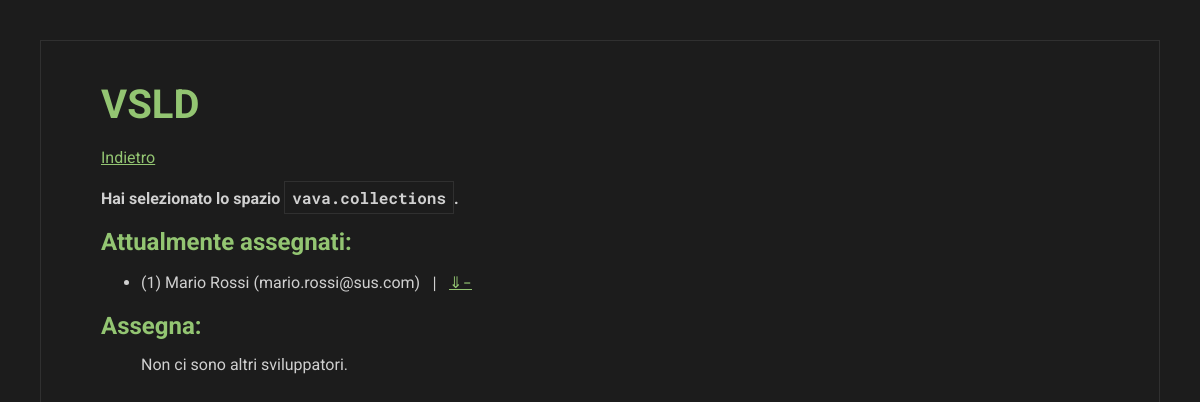
Screenshot of /Gruppo2549_Elaborato/vsld/assign.php?space=vava.collections (signed in) with the database file from the repository.
### tables this page shows
CREATE TABLE Utenti (
    Email VARCHAR(255) PRIMARY KEY,
    NumeroBadge CHAR(5) NOT NULL UNIQUE,
    Nome VARCHAR(30) NOT NULL,
    Cognome VARCHAR(60) NOT NULL,
    Password VARCHAR(60) NOT NULL,
    Ruolo ENUM('Visualizzatore', 'Sviluppatore', 'Amministratore') NOT NULL
);

### Gruppo2549_Elaborato/vsld/assign.php (the view, shortened to what this page needs)
<!DOCTYPE html>
<html lang="it" dir="ltr">
      <head>
            <link rel="stylesheet" href="./style.css">
      </head>
      <body>
            <section>
                  <h1>VSLD</h1>
            </section>
            <?php
                  try {
                        $conn = mysqli_connect('localhost', 'root', '', 'VSLD');
                  } catch (Exception $e) {
                        $error = 'connection';
                  }
                  if (isset($_GET['space'])) {
                        $space = $_GET['space'];
                        echo '<section><a href="./assign.php">Indietro</a></section><section><h3>Hai selezionato lo spazio <div class=boxed>' . htmlentities($space) . '</div>.</h3></section><section><h2>Attualmente assegnati:</h2><ul>';
                        try {
                              $stmt = $conn->prepare(
                                    'SELECT Nome, Cognome, Email, COUNT(Spazio) AS Numero
                                          FROM Utenti LEFT JOIN Assegnazioni
                                          ON Sviluppatore = Email
                                          WHERE Ruolo = \'Sviluppatore\'
                                          AND Email IN (SELECT Sviluppatore FROM assegnazioni WHERE Spazio = ?)
                                          GROUP BY Email
                                          ORDER BY Numero DESC'
                              );
                              $stmt->bind_param('s', $space);
                              $stmt->execute();
                              $result = $stmt->get_result();
                              if ($result->num_rows > 0) {
                                    while ($row = $result->fetch_assoc()) {
                                          echo '<li>(' . $row['Numero'] . ') ' . htmlentities($row['Nome']) . ' ' . htmlentities($row['Cognome']) . ' (' . htmlentities($row['Email']) . ')' .
                                                '<span class=code>&nbsp;|&nbsp;<a href="./assign.php?space=' . $_GET['space'] . '&remove=' . urlencode($row['Email']) . '" title="Rimuovi">&#8659;-</a></span></li>';
                                    }
                              } else {
                                    echo 'Non ci sono sviluppatori assegnati.';
                              }
                        } catch (Exception $e) {
                              $error = 'connection';
                        }
                        echo '</ul></section><h2>Assegna:</h2><ul>';
                        try {
                              $stmt = $conn->prepare(
                                    'SELECT Nome, Cognome, Email, COUNT(Spazio) AS Numero
                                          FROM Utenti LEFT JOIN Assegnazioni
                                          ON Sviluppatore = Email
                                          WHERE Ruolo = \'Sviluppatore\'
                                          AND Email NOT IN (SELECT Sviluppatore FROM Assegnazioni WHERE Spazio = ?)
                                          GROUP BY Email
                                          ORDER BY Numero'
                              );
                              $stmt->bind_param('s', $space);
                              $stmt->execute();
                              $result = $stmt->get_result();
                              if ($result->num_rows > 0) {
                                    while ($row = $result->fetch_assoc()) {
                                          echo '<li>(' . $row['Numero'] . ') ' . htmlentities($row['Nome']) . ' ' . htmlentities($row['Cognome']) . ' (' . htmlentities($row['Email']) . ')' .
                                                '<span class=code>&nbsp;|&nbsp;<a href="./assign.php?space=' . $_GET['space'] . '&add=' . urlencode($row['Email']) . '" title="Aggiungi">&#8657;+</a></span></li>';
                                    }
                              } else {
                                    echo 'Non ci sono altri sviluppatori.';
                              }
                        } catch (Exception $e) {
                              $error = 'connection';
                        }
                        echo '</ul>';
                  } else if (isset($_GET['user'])) {
                        $email = $_GET['user'];
                        if (isset($_GET['add'])) {
                              try {
                                    $stmt = $conn->prepare('INSERT INTO Assegnazioni VALUES (?, ?)');
                                    $stmt->bind_param('ss', $_GET['add'], $email);
                                    $stmt->execute();
                              } catch (Exception $e) {
                                    $error = 'connection';
                              }
                        }
                        if (isset($_GET['remove'])) {
                              try {
                                    $stmt = $conn->prepare('DELETE FROM Assegnazioni WHERE Spazio = ? AND Sviluppatore = ?');
                                    $stmt->bind_param('ss', $_GET['remove'], $email);
                                    $stmt->execute();
                              } catch (Exception $e) {
                                    $error = 'connection';
                              }
                        }
                        echo '<section><a href="./assign.php">Indietro</a></section><section><h3>Hai selezionato l\'utente <div class=box-simple>' . htmlentities($email) . '</div>.</h3></section><section><h2>Attualmente assegnati:</h2><ul>';
                        try {
                              $stmt = $conn->prepare(
                                    'SELECT Nome, COUNT(Sviluppatore) AS Numero
                                          FROM Spazi LEFT JOIN Assegnazioni
                                          ON Spazio = Nome
                                          WHERE Nome IN (SELECT Spazio FROM Assegnazioni WHERE Sviluppatore = ?)
                                          GROUP BY Nome
                                          ORDER BY Numero DESC'
                              );
                              $stmt->bind_param('s', $email);
                              $stmt->execute();
                              $result = $stmt->get_result();
                              if ($result->num_rows > 0) {
                                    while ($row = $result->fetch_assoc()) {
                                          echo '<li>(' . $row['Numero'] . ') <span class=code>' . htmlentities($row['Nome']) . '&nbsp;|&nbsp;<a href="./assign.php?user=' . $_GET['user'] . '&remove=' . urlencode($row['Nome']) . '" title="Rimuovi">&#8659;-</a></span></li>';
                                    }
                              } else {
                                    echo 'Non ci sono spazi assegnati.';
                              }
                        } catch (Exception $e) {
                              $error = 'connection';
                        }
                        echo '</ul></section><h2>Assegna:</h2><ul>';
                        try {
                              $stmt = $conn->prepare(
                                    'SELECT Nome, COUNT(Sviluppatore) AS Numero
                                          FROM Spazi LEFT JOIN Assegnazioni
                                          ON Spazio = Nome
                                          WHERE Nome NOT IN (SELECT Spazio FROM Assegnazioni WHERE Sviluppatore = ?)
                                          GROUP BY Nome
                                          ORDER BY Numero'
                              );
                              $stmt->bind_param('s', $email);
                              $stmt->execute();
                              $result = $stmt->get_result();
                              if ($result->num_rows > 0) {
                                    while ($row = $result->fetch_assoc()) {
                                          echo '<li>(' . $row['Numero'] . ') <span class=code>' . htmlentities($row['Nome']) . '&nbsp;|&nbsp;<a href="./assign.php?user=' . $_GET['user'] . '&add=' . urlencode($row['Nome']) . '" title="Aggiungi">&#8657;+</a></span></li>';
                                    }
                              } else {
                                    echo 'Non ci sono altri spazi.';
                              }
                        } catch (Exception $e) {
                              $error = 'connection';
                        }
                        echo '</ul>';
                  }
            ?>
      </body>
</html>

### Gruppo2549_Elaborato/vsld/style.css (style rules this page uses)
* { box-sizing: border-box; padding: 0; margin: 0; color: inherit; font-family: inherit; font-weight: inherit; font-size: inherit; border: none; }
html { color: #D0D0D0; font-family: 'Roboto', sans-serif; font-weight: 400; font-size: 16px; background-color: #1C1C1C; padding: 40px; }
body { max-width: 1200px; margin: 0 auto; padding: 60px; overflow-y: scroll; }
body, div, table, hr { border: 1px solid #303030; }
div { padding: 15px; }
div.boxed, div.box-simple { padding: 5px 7px; display: inline; }
ul, ol { padding-left: 40px; padding-top: 5px; }
.code, .boxed { font-family: 'Roboto Mono'; }
section { margin-bottom: 20px; }
h1, h2, h3, th, b { font-weight: 700; }
h1 { color: #93C572; font-size: 40px; margin: -20px 0 10px 0; }
h2 { color: #93C572; font-size: 24px; margin-bottom: 10px; }
a { color: #93C572; }

### rows the page displays
utenti: Numero "1", Nome "Mario", Cognome "Rossi", Email "mario.rossi@sus.com"

### other values shown
$space "vava.collections"
